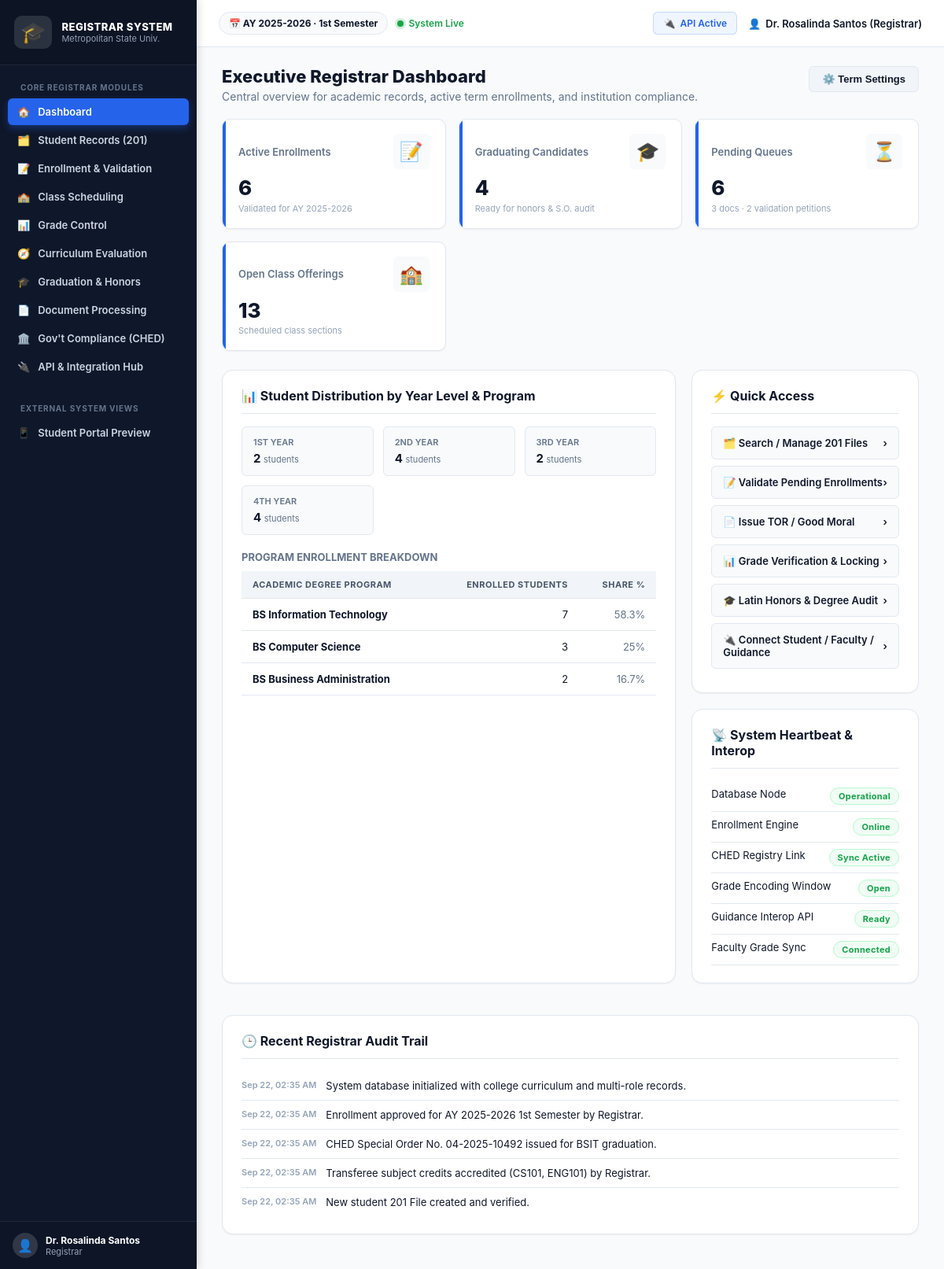
The page /admin_dashboard.php on the database its author committed.
### tables this page shows
CREATE TABLE `settings` (
  `key` varchar(50) NOT NULL,
  `value` text NOT NULL,
  `description` varchar(255) DEFAULT NULL,
  PRIMARY KEY (`key`)
);

CREATE TABLE `system_status` (
  `id` int(11) NOT NULL AUTO_INCREMENT,
  `service_name` varchar(100) NOT NULL,
  `status` varchar(50) NOT NULL,
  PRIMARY KEY (`id`)
);

CREATE TABLE `activity_log` (
  `id` int(11) NOT NULL AUTO_INCREMENT,
  `user_id` int(11) DEFAULT NULL,
  `message` text NOT NULL,
  `created_at` datetime NOT NULL DEFAULT current_timestamp(),
  PRIMARY KEY (`id`)
);

### admin_dashboard.php (the view, shortened to what this page needs)
<?php
require 'config.php';
$currentSchoolYear = get_setting($pdo, 'current_school_year', '2025-2026');
$currentSemester   = get_setting($pdo, 'current_semester', '1st Semester');
$encodingOpen      = get_setting($pdo, 'grade_encoding_open', '1');
$encodingDeadline  = get_setting($pdo, 'grade_encoding_deadline', '2025-10-30');
$totalStudents = (int) $pdo->query("SELECT COUNT(*) FROM `user` WHERE role = 'student'")->fetchColumn();
$stmt = $pdo->prepare("SELECT COUNT(*) FROM enrollments WHERE school_year = ? AND semester = ? AND status = 'active'");
$stmt->execute([$currentSchoolYear, $currentSemester]);
$activeEnrollments = (int) $stmt->fetchColumn();
$graduatingStudents = (int) $pdo->query("SELECT COUNT(*) FROM student_profile WHERE academic_status = 'Graduating'")->fetchColumn();
$pendingDocs = (int) $pdo->query("SELECT COUNT(*) FROM transcript_requests WHERE status IN ('pending', 'processing')")->fetchColumn();
$pendingAddDrop = (int) $pdo->query("SELECT COUNT(*) FROM add_drop_requests WHERE status = 'pending'")->fetchColumn();
$pendingOverload = (int) $pdo->query("SELECT COUNT(*) FROM overload_waiver_requests WHERE status = 'pending'")->fetchColumn();
$pendingRevisions = (int) $pdo->query("SELECT COUNT(*) FROM completion_revision_requests WHERE status = 'pending'")->fetchColumn();
$totalPendingQueue = $pendingDocs + $pendingAddDrop + $pendingOverload + $pendingRevisions;
$activeOfferingsCount = (int) $pdo->query("SELECT COUNT(*) FROM class_offerings WHERE status = 'open'")->fetchColumn();
$recentActivity = $pdo->query("SELECT message, created_at FROM activity_log ORDER BY created_at DESC LIMIT 6")->fetchAll();
$programDistribution = $pdo->query("SELECT program, COUNT(*) as cnt FROM student_profile GROUP BY program ORDER BY cnt DESC")->fetchAll();
$yearOrder = ['1st Year', '2nd Year', '3rd Year', '4th Year'];
$rows = $pdo->query("SELECT sp.year_level, COUNT(*) AS cnt FROM student_profile sp JOIN `user` u ON u.id = sp.user_id AND u.role = 'student' GROUP BY sp.year_level")->fetchAll(PDO::FETCH_KEY_PAIR);
$enrollmentByYear = [];
foreach ($yearOrder as $y) {
    $enrollmentByYear[$y] = (int) ($rows[$y] ?? 0);
}
$systemStatus = $pdo->query("SELECT service_name, status FROM system_status")->fetchAll();
?>
<!doctype html>
<html lang="en">
<head>
  <link rel="stylesheet" href="dashboard.css">
</head>
<body class="dashboard-body">
  <?php render_sidebar('admin_dashboard.php'); ?>
  <div class="dash-main">
    <?php render_topbar($pdo, 'Executive Dashboard'); ?>
    <div class="dash-content">
      <div class="dash-heading-row">
        <div>
          <h1 class="dash-heading">Executive Registrar Dashboard</h1>
          <p class="dash-subheading">Central overview for academic records, active term enrollments, and institution compliance.</p>
        </div>
        <div>
          <button class="btn btn-secondary" onclick="document.getElementById('termModal').style.display='block'">⚙️ Term Settings</button>
        </div>
      </div>
      <div class="dash-stats">
        <div class="dash-stat-card">
          <div class="dash-stat-top">
            <div class="dash-stat-label">Active Enrollments</div>
            <div class="dash-stat-icon">📝</div>
          </div>
          <div class="dash-stat-value"><?php echo number_format($activeEnrollments); ?></div>
          <div class="dash-stat-sub">Validated for AY <?php echo htmlspecialchars($currentSchoolYear); ?></div>
        </div>
        <div class="dash-stat-card">
          <div class="dash-stat-top">
            <div class="dash-stat-label">Graduating Candidates</div>
            <div class="dash-stat-icon">🎓</div>
          </div>
          <div class="dash-stat-value"><?php echo number_format($graduatingStudents); ?></div>
          <div class="dash-stat-sub">Ready for honors &amp; S.O. audit</div>
        </div>
        <div class="dash-stat-card">
          <div class="dash-stat-top">
            <div class="dash-stat-label">Pending Queues</div>
            <div class="dash-stat-icon">⏳</div>
          </div>
          <div class="dash-stat-value"><?php echo number_format($totalPendingQueue); ?></div>
          <div class="dash-stat-sub"><?php echo $pendingDocs; ?> docs &middot; <?php echo $pendingAddDrop + $pendingOverload; ?> validation petitions</div>
        </div>
        <div class="dash-stat-card">
          <div class="dash-stat-top">
            <div class="dash-stat-label">Open Class Offerings</div>
            <div class="dash-stat-icon">🏫</div>
          </div>
          <div class="dash-stat-value"><?php echo number_format($activeOfferingsCount); ?></div>
          <div class="dash-stat-sub">Scheduled class sections</div>
        </div>
      </div>
      <div class="dash-grid">
        <div class="dash-panel">
          <div class="dash-panel-header">
            <h2>📊 Student Distribution by Year Level &amp; Program</h2>
          </div>
          <div class="stat-mini-row" style="margin-bottom:20px;">
            <?php foreach ($enrollmentByYear as $yr => $cnt): ?>
              <div class="stat-mini">
                <div class="label"><?php echo htmlspecialchars($yr); ?></div>
                <div class="value"><?php echo number_format($cnt); ?> <span style="font-size:11px;font-weight:normal;color:#64748b;">students</span></div>
              </div>
            <?php endforeach; ?>
          </div>
          <h3 style="font-size:13px;text-transform:uppercase;color:#64748b;margin-bottom:10px;">Program Enrollment Breakdown</h3>
          <table class="table-simple">
            <thead>
              <tr>
                <th>Academic Degree Program</th>
                <th style="text-align:right;">Enrolled Students</th>
                <th style="text-align:right;">Share %</th>
              </tr>
            </thead>
            <tbody>
              <?php foreach ($programDistribution as $prog):
                $pct = $totalStudents > 0 ? round(($prog['cnt'] / $totalStudents) * 100, 1) : 0;
              ?>
              <tr>
                <td><strong><?php echo htmlspecialchars($prog['program']); ?></strong></td>
                <td style="text-align:right;"><?php echo number_format($prog['cnt']); ?></td>
                <td style="text-align:right;color:#64748b;"><?php echo $pct; ?>%</td>
              </tr>
              <?php endforeach; ?>
            </tbody>
          </table>
        </div>
        <div>
          <div class="dash-panel">
            <div class="dash-panel-header">
              <h2>⚡ Quick Access</h2>
            </div>
            <a href="student_records.php" class="quick-action">
              <span>🗂️ Search / Manage 201 Files</span>
              <span>›</span>
            </a>
            <a href="enrollment_validation.php" class="quick-action">
              <span>📝 Validate Pending Enrollments</span>
              <span>›</span>
            </a>
            <a href="document_processing.php" class="quick-action">
              <span>📄 Issue TOR / Good Moral</span>
              <span>›</span>
            </a>
            <a href="grade_control.php" class="quick-action">
              <span>📊 Grade Verification &amp; Locking</span>
              <span>›</span>
            </a>
            <a href="graduation_audit.php" class="quick-action">
              <span>🎓 Latin Honors &amp; Degree Audit</span>
              <span>›</span>
            </a>
            <a href="integration_hub.php" class="quick-action">
              <span>🔌 Connect Student / Faculty / Guidance</span>
              <span>›</span>
            </a>
          </div>
          <div class="dash-panel">
            <div class="dash-panel-header">
              <h2>📡 System Heartbeat &amp; Interop</h2>
            </div>
            <?php foreach ($systemStatus as $row):
              $isOk = in_array(strtolower($row['status']), ['operational', 'online', 'sync active', 'open', 'ready', 'connected']);
            ?>
              <div style="display:flex;justify-content:space-between;padding:8px 0;border-bottom:1px solid #e2e8f0;font-size:13px;">
                <span><?php echo htmlspecialchars($row['service_name']); ?></span>
                <span class="badge <?php echo $isOk ? 'badge-active' : 'badge-pending'; ?>"><?php echo htmlspecialchars($row['status']); ?></span>
              </div>
            <?php endforeach; ?>
          </div>
        </div>
      </div>
      <div class="dash-panel">
        <div class="dash-panel-header">
          <h2>🕒 Recent Registrar Audit Trail</h2>
        </div>
        <?php if (!$recentActivity): ?>
          <p style="color:#94a3b8;font-size:13px;">No system activity recorded yet.</p>
        <?php else: ?>
          <?php foreach ($recentActivity as $act): ?>
            <div class="activity-row">
              <span class="activity-time"><?php echo htmlspecialchars(date('M d, h:i A', strtotime($act['created_at']))); ?></span>
              <span><?php echo htmlspecialchars($act['message']); ?></span>
            </div>
          <?php endforeach; ?>
        <?php endif; ?>
      </div>
    </div>
  </div>
</body>
</html>

### config.php (shortened to what this page needs)
<?php
function get_setting(PDO $pdo, string $key, string $default = ''): string
{
    static $cache = [];
    if (isset($cache[$key])) {
        return $cache[$key];
    }
    $stmt = $pdo->prepare("SELECT `value` FROM `settings` WHERE `key` = ?");
    $stmt->execute([$key]);
    $val = $stmt->fetchColumn();
    $result = ($val !== false && $val !== null) ? (string)$val : $default;
    $cache[$key] = $result;
    return $result;
}
function render_sidebar(string $activePage): void
{
    $navItems = [
        ['file' => 'admin_dashboard.php',        'icon' => '🏠', 'label' => 'Dashboard'],
        ['file' => 'student_records.php',        'icon' => '🗂️', 'label' => 'Student Records (201)'],
        ['file' => 'enrollment_validation.php',  'icon' => '📝', 'label' => 'Enrollment & Validation'],
        ['file' => 'class_scheduling.php',       'icon' => '🏫', 'label' => 'Class Scheduling'],
        ['file' => 'grade_control.php',          'icon' => '📊', 'label' => 'Grade Control'],
        ['file' => 'curriculum_evaluation.php',  'icon' => '🧭', 'label' => 'Curriculum Evaluation'],
        ['file' => 'graduation_audit.php',       'icon' => '🎓', 'label' => 'Graduation & Honors'],
        ['file' => 'document_processing.php',    'icon' => '📄', 'label' => 'Document Processing'],
        ['file' => 'government_compliance.php',  'icon' => '🏛️', 'label' => 'Gov\'t Compliance (CHED)'],
        ['file' => 'integration_hub.php',        'icon' => '🔌', 'label' => 'API & Integration Hub'],
    ];
    $currentUser = $_SESSION['user_name'] ?? 'Registrar';
    $role = $_SESSION['user_role'] ?? 'registrar';
    echo '<aside class="dash-sidebar">';
    echo '  <div class="dash-brand">';
    echo '    <span class="cap-logo">🎓</span>';
    echo '    <div class="brand-text">';
    echo '      <div class="brand-title">REGISTRAR SYSTEM</div>';
    echo '      <div class="brand-sub">Metropolitan State Univ.</div>';
    echo '    </div>';
    echo '  </div>';
    echo '  <nav class="dash-nav">';
    echo '    <div class="nav-section-title">CORE REGISTRAR MODULES</div>';
    foreach ($navItems as $item) {
        $isActive = ($activePage === $item['file']) ? ' active' : '';
        echo '    <a href="' . htmlspecialchars($item['file']) . '" class="' . $isActive . '">';
        echo '      <span class="ic">' . $item['icon'] . '</span> ' . htmlspecialchars($item['label']);
        echo '    </a>';
    }
    echo '    <div class="nav-section-title" style="margin-top:14px;">EXTERNAL SYSTEM VIEWS</div>';
    $studActive = ($activePage === 'student_dashboard.php') ? ' active' : '';
    echo '    <a href="student_dashboard.php" class="' . $studActive . '">';
    echo '      <span class="ic">📱</span> Student Portal Preview';
    echo '    </a>';
    echo '  </nav>';
    echo '  <div class="dash-sidebar-footer">';
    echo '    <div class="user-chip">';
    echo '      <div class="avatar-circle">👤</div>';
    echo '      <div class="user-info">';
    echo '        <div class="user-name">' . htmlspecialchars($currentUser) . '</div>';
    echo '        <div class="user-role">' . htmlspecialchars(ucfirst($role)) . '</div>';
    echo '      </div>';
    echo '    </div>';
    echo '  </div>';
    echo '</aside>';
}
function render_topbar(PDO $pdo, string $title = 'Registrar Portal'): void
{
    $sy = get_setting($pdo, 'current_school_year', '2025-2026');
    $sem = get_setting($pdo, 'current_semester', '1st Semester');
    $userName = $_SESSION['user_name'] ?? 'Registrar';
    $role = $_SESSION['user_role'] ?? 'registrar';
    echo '<header class="dash-topbar">';
    echo '  <div class="topbar-left">';
    echo '    <span class="term-pill">📅 AY ' . htmlspecialchars($sy) . ' &middot; ' . htmlspecialchars($sem) . '</span>';
    echo '    <span class="system-status-indicator"><span class="pulse-dot"></span> System Live</span>';
    echo '  </div>';
    echo '  <div class="dash-right">';
    echo '    <a href="integration_hub.php" class="topbar-btn" title="API Status"><span class="ic">🔌</span> API Active</a>';
    echo '    <span class="user-badge"><span class="avatar-sm">👤</span> ' . htmlspecialchars($userName) . ' (' . htmlspecialchars(ucfirst($role)) . ')</span>';
    echo '  </div>';
    echo '</header>';
}

### rows shown on the page
settings: value "2025-2026"
system_status: service_name "Database Node", status "Operational"
system_status: service_name "Enrollment Engine", status "Online"
system_status: service_name "CHED Registry Link", status "Sync Active"
system_status: service_name "Grade Encoding Window", status "Open"
system_status: service_name "Guidance Interop API", status "Ready"
system_status: service_name "Faculty Grade Sync", status "Connected"
activity_log: created_at "Sep 22, 02:35 AM", message "System database initialized with college curriculum and multi-role records."
activity_log: created_at "Sep 22, 02:35 AM", message "Enrollment approved for AY 2025-2026 1st Semester by Registrar."
activity_log: created_at "Sep 22, 02:35 AM", message "CHED Special Order No. 04-2025-10492 issued for BSIT graduation."
activity_log: created_at "Sep 22, 02:35 AM", message "Transferee subject credits accredited (CS101, ENG101) by Registrar."
activity_log: created_at "Sep 22, 02:35 AM", message "New student 201 File created and verified."

### other values the page prints
$item['icon'] "🏠"
$item['label'] "Dashboard"
$item['icon'] "🗂️"
$item['label'] "Student Records (201)"
$item['icon'] "📝"
$item['label'] "Enrollment & Validation"
$item['icon'] "🏫"
$item['label'] "Class Scheduling"
$item['icon'] "📊"
$item['label'] "Grade Control"
$item['icon'] "🧭"
$item['label'] "Curriculum Evaluation"
$item['icon'] "🎓"
$item['label'] "Graduation & Honors"
$item['icon'] "📄"
